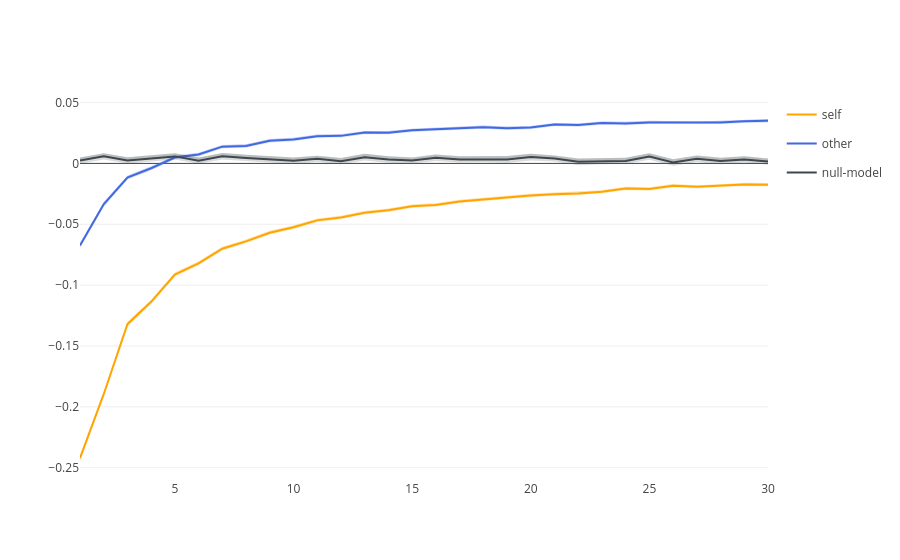

Notebook source saved alongside this figure:
### Code cell
fig2.update_layout(template='xgridoff')
fig2.show()
